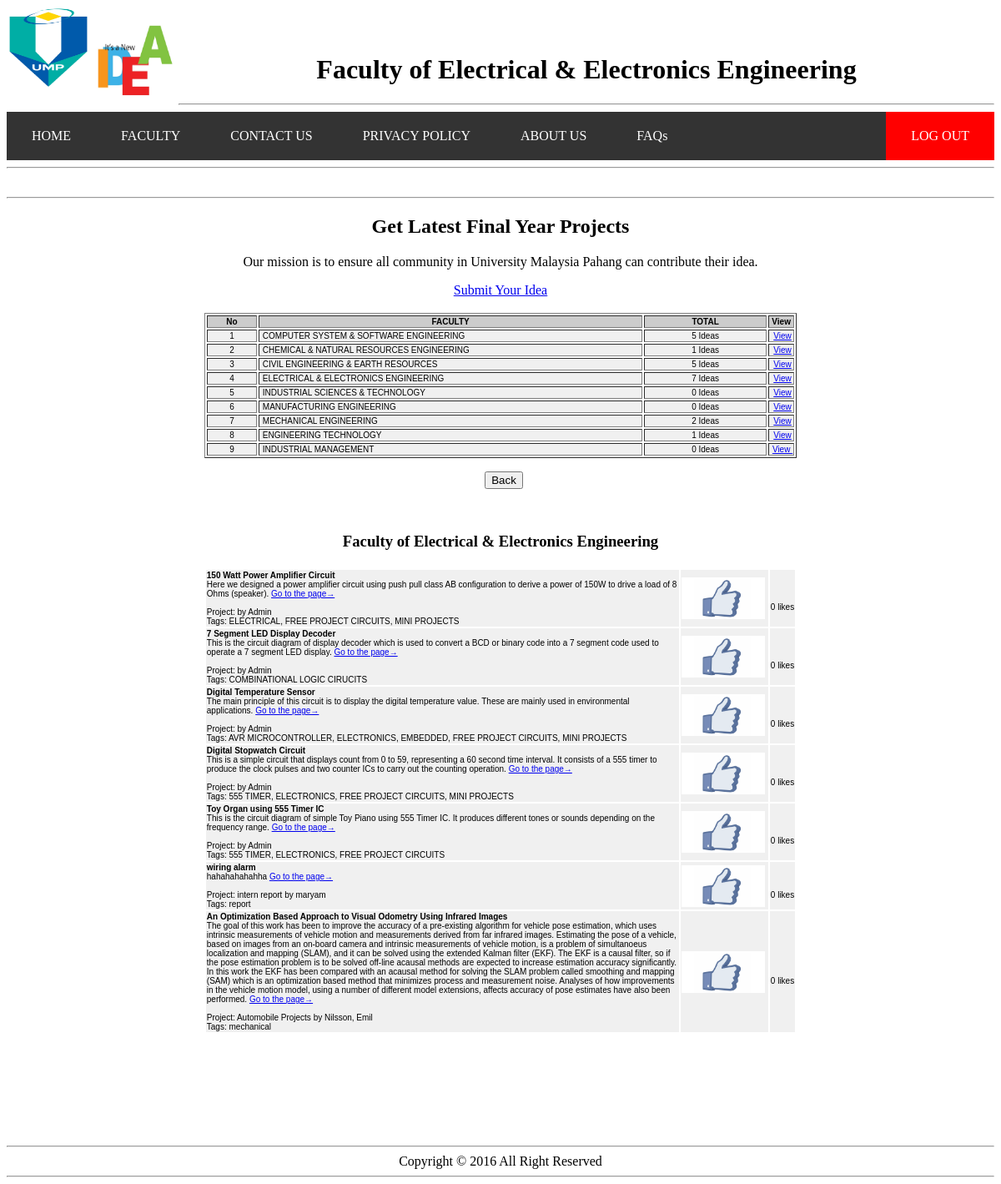
Screenshot of /fkee.php with the database file from the repository.
### tables this page shows
CREATE TABLE IF NOT EXISTS `idea` (
  `id` int(11) NOT NULL AUTO_INCREMENT,
  `faculty` varchar(10) NOT NULL,
  `title` longtext NOT NULL,
  `description` longtext NOT NULL,
  `link` varchar(100) NOT NULL,
  `project` varchar(100) NOT NULL,
  `uploader` varchar(100) NOT NULL,
  `tags` varchar(100) NOT NULL,
  `timestamp` timestamp NOT NULL DEFAULT '0000-00-00 00:00:00' ON UPDATE CURRENT_TIMESTAMP,
  `view` int(11) NOT NULL,
  `userfile` varbinary(1000) NOT NULL,
  PRIMARY KEY (`id`,`faculty`)
);

### fkee.php (the view, shortened to what this page needs)
<html>
<head>
</head>
<center>
<body>
	<img src="pic/ump.png" width="100px" height="100px" align="left"><br>
	<img src="pic/idea.png" width="100px" height="100px" align="left"><br>
	<marquee><h1>Faculty of Electrical & Electronics Engineering</h1></marquee>
	<hr>
	<ul>
  <li><a href="homepage2.php">HOME</a></li>
  <li><a href="faculty.php">FACULTY</a></li>
  <li><a href="contact2.php">CONTACT US</a></li>
  <li><a href="privacy2.php">PRIVACY POLICY</a></li>
  <li><a href="aboutus2.php">ABOUT US</a></li>
  <li><a href="faq2.php">FAQs</a></li>
  <li style="float:right"><a class="active" href="logout.php">LOG OUT</a></li>
</ul>
	<hr>
	&nbsp; <br>
	<hr>
	<h2>Get Latest Final Year Projects</h2>
	<p>Our mission is to ensure all community in University Malaysia Pahang can contribute their idea.</p>
	<a href="insert_idea.php">Submit Your Idea</a>
	<br>
	&nbsp; <br>
	<table width="60%" border="1" align="center">
         <tr>
            <td width="9%" bgcolor="#CCCCCC" class="style3"><div align="center"><strong>No</strong></div></td>
    <td width="69%" bgcolor="#CCCCCC" class="style3"><div align="center"><strong>FACULTY</strong></div></td>
    <td width="69%" bgcolor="#CCCCCC" class="style3"><div align="center"><strong>TOTAL</strong></div></td>
    <td width="22%" bgcolor="#CCCCCC" class="style3"><div align="center"><strong>View</strong></div></td>
         </tr>
	   		  <tr onMouseOver="this.style.backgroundColor='#66CC33'" onMouseOut="this.style.backgroundColor='#F0F0F0'" bgcolor="#F0F0F0" class="style3">
            <td class="style3"><div align="center">1</div></td>
            <td class="style3">&nbsp;COMPUTER SYSTEM & SOFTWARE ENGINEERING</td>
            <td class="style3"><div align="center">
			<?php
		$result = mysql_query("select count(1) FROM idea WHERE faculty='fskkp'");
		$row = mysql_fetch_array($result);
		$total = $row[0];
		echo  $total . " Ideas ";
			?>
			</div></td>
            <td class="style3"><div align="center">&nbsp;<a href="fskkp.php">View</a></div></td>
         </tr>
       			  <tr onMouseOver="this.style.backgroundColor='#66CC33'" onMouseOut="this.style.backgroundColor='#F0F0F0'" bgcolor="#F0F0F0" class="style3">
            <td class="style3"><div align="center">2</div></td>
            <td class="style3">&nbsp;CHEMICAL & NATURAL RESOURCES ENGINEERING</td>
            <td class="style3"><div align="center">
			<?php
		$result = mysql_query("select count(1) FROM idea WHERE faculty='fkksa'");
		$row = mysql_fetch_array($result);
		$total = $row[0];
		echo  $total . " Ideas ";
			?>
			</div></td>
            <td class="style3"><div align="center">&nbsp;<a href="fkksa.php">View</a></div></td>
         </tr>
       			  <tr onMouseOver="this.style.backgroundColor='#66CC33'" onMouseOut="this.style.backgroundColor='#F0F0F0'" bgcolor="#F0F0F0" class="style3">
            <td class="style3"><div align="center">3</div></td>
            <td class="style3">&nbsp;CIVIL ENGINEERING & EARTH RESOURCES</td>
            <td class="style3"><div align="center">
			<?php
		$result = mysql_query("select count(1) FROM idea WHERE faculty='fkasa'");
		$row = mysql_fetch_array($result);
		$total = $row[0];
		echo  $total . " Ideas ";
			?>
			</div></td>
            <td class="style3"><div align="center">&nbsp;<a href="fkasa.php">View</a></div></td>
         </tr>
		 <tr onMouseOver="this.style.backgroundColor='#66CC33'" onMouseOut="this.style.backgroundColor='#F0F0F0'" bgcolor="#F0F0F0" class="style3">
            <td class="style3"><div align="center">4</div></td>
            <td class="style3">&nbsp;ELECTRICAL & ELECTRONICS ENGINEERING</td>
            <td class="style3"><div align="center">
			<?php
		$result = mysql_query("select count(1) FROM idea WHERE faculty='fkee'");
		$row = mysql_fetch_array($result);
		$total = $row[0];
		echo  $total . " Ideas ";
			?>
			</div></td>
            <td class="style3"><div align="center">&nbsp;<a href="fkee.php">View</a></div></td>
         </tr>
		  <tr onMouseOver="this.style.backgroundColor='#66CC33'" onMouseOut="this.style.backgroundColor='#F0F0F0'" bgcolor="#F0F0F0" class="style3">
            <td class="style3"><div align="center">5</div></td>
            <td class="style3">&nbsp;INDUSTRIAL SCIENCES & TECHNOLOGY</td>
            <td class="style3"><div align="center">
			<?php
		$result = mysql_query("select count(1) FROM idea WHERE faculty='fist'");
		$row = mysql_fetch_array($result);
		$total = $row[0];
		echo  $total . " Ideas ";
			?>
			</div></td>
            <td class="style3"><div align="center">&nbsp;<a href="fist.php">View</a></div></td>
         </tr>
		  <tr onMouseOver="this.style.backgroundColor='#66CC33'" onMouseOut="this.style.backgroundColor='#F0F0F0'" bgcolor="#F0F0F0" class="style3">
            <td class="style3"><div align="center">6</div></td>
            <td class="style3">&nbsp;MANUFACTURING ENGINEERING</td>
            <td class="style3"><div align="center">
			<?php
		$result = mysql_query("select count(1) FROM idea WHERE faculty='fkp'");
		$row = mysql_fetch_array($result);
		$total = $row[0];
		echo  $total . " Ideas ";
			?>
			</div></td>
            <td class="style3"><div align="center">&nbsp;<a href="fkp.php">View</a></div></td>
         </tr>
		  <tr onMouseOver="this.style.backgroundColor='#66CC33'" onMouseOut="this.style.backgroundColor='#F0F0F0'" bgcolor="#F0F0F0" class="style3">
            <td class="style3"><div align="center">7</div></td>
            <td class="style3">&nbsp;MECHANICAL ENGINEERING</td>
            <td class="style3"><div align="center">
			<?php
		$result = mysql_query("select count(1) FROM idea WHERE faculty='fkm'");
		$row = mysql_fetch_array($result);
		$total = $row[0];
		echo  $total . " Ideas ";
			?>
			</div></td>
            <td class="style3"><div align="center">&nbsp;<a href="fkm.php">View</a></div></td>
         </tr>
		 <tr onMouseOver="this.style.backgroundColor='#66CC33'" onMouseOut="this.style.backgroundColor='#F0F0F0'" bgcolor="#F0F0F0" class="style3">
            <td class="style3"><div align="center">8</div></td>
            <td class="style3">&nbsp;ENGINEERING TECHNOLOGY</td>
            <td class="style3"><div align="center">
			<?php
		$result = mysql_query("select count(1) FROM idea WHERE faculty='ftek'");
		$row = mysql_fetch_array($result);
		$total = $row[0];
		echo  $total . " Ideas ";
			?>
			</div></td>
            <td class="style3"><div align="center">&nbsp;<a href="ftek.php">View</a></div></td>
         </tr>
		 <tr onMouseOver="this.style.backgroundColor='#66CC33'" onMouseOut="this.style.backgroundColor='#F0F0F0'" bgcolor="#F0F0F0" class="style3">
            <td class="style3"><div align="center">9</div></td>
            <td class="style3">&nbsp;INDUSTRIAL MANAGEMENT</td>
            <td class="style3"><div align="center">
			<?php
		$result = mysql_query("select count(1) FROM idea WHERE faculty='fim'");
		$row = mysql_fetch_array($result);
		$total = $row[0];
		echo  $total . " Ideas ";
			?>
			</div></td>
            <td class="style3"><div align="center">&nbsp;<a href="fim.php">View&nbsp;</a></div></td>
         </tr>
</table>
<p align="center">&nbsp;
          <input type=button value="Back" onClick="history.go(-1)">
        </p>
       <p>&nbsp;       </p>
	   <h3>Faculty of Electrical & Electronics Engineering</h3>
	   <table width="60%" border="0" align="center">
         <tr>
		 <?php
		include("database.php");
		$query = "SELECT * FROM idea WHERE faculty='fkee'";
		$result = mysql_query($query, $conn);
			while($row = mysql_fetch_array($result)) {
			$title = $row["title"];
			$description = $row["description"];
			$link = $row["link"];
			$project = $row["project"];
			$uploader = $row["uploader"];
			$tags = $row["tags"];
			?>
	   		  <tr  onMouseOut="this.style.backgroundColor='#F0F0F0'" bgcolor="#F0F0F0" class="style3">
            <td class="style3"><strong><?php echo $title ?></strong>
			<br>
			<?php echo $description ?>
			<a href=<?php echo $link ?> target="_blank">Go to the page&rarr; </a>
			<br><br>
			Project: <?php echo $project ?>	by <?php echo $uploader ?> <br>
			Tags: <?php echo $tags ?></td>
            <td class="style3"><div align="center">
	<img src="pic/liker.gif" width="100px" height="50px" align="left" onClick="onClick()"></div></td>
			<td class="style3"><div align="center">&nbsp; <br><p><a id="clicks" >0</a>&nbsp;likes</p></div></td>
         </tr>
		 <?php
		}
		?>
</table>
	&nbsp; <br>
	&nbsp; <br>
	&nbsp; <br>
	&nbsp; <br>
	&nbsp; <br>
	&nbsp; <br>
	&nbsp; <br>
	<hr>
	Copyright &copy 2016 All Right Reserved
	<hr>
</body>
</html>

### fkee.php (style rules this page uses)
ul { list-style-type: none; margin: 0; padding: 0; overflow: hidden; background-color: #333; }
li { float: left; }
li a { display: block; color: white; text-align: center; padding: 20px 30px; text-decoration: none; }
.active { background-color: #FF0000; }
.style3 { font-size: 10px ;font-family:verdana, helvetica, sans-serif }

### rows the page displays
idea: title "150 Watt Power Amplifier Circuit", description "Here we designed a power amplifier circuit using push pull class AB configuration to derive a power of 150W to drive a load of 8 Ohms (speaker).", uploader "Admin", tags "ELECTRICAL, FREE PROJECT CIRCUITS, MINI PROJECTS"
idea: title "7 Segment LED Display Decoder", description "This is the circuit diagram of display decoder which is used to convert a BCD or binary code into a 7 segment code used to operate a 7 segment LED display.", uploader "Admin", tags "COMBINATIONAL LOGIC CIRUCITS"
idea: title "Digital Temperature Sensor", description "The main principle of this circuit is to display the digital temperature value. These are mainly used in environmental applications.", uploader "Admin", tags "AVR MICROCONTROLLER, ELECTRONICS, EMBEDDED, FREE PROJECT CIRCUITS, MINI PROJECTS"
idea: title "Digital Stopwatch Circuit", description "This is a simple circuit that displays count from 0 to 59, representing a 60 second time interval. It consists of a 555 timer to produce the clock pulses and two counter ICs to carry out the counting operation.", uploader "Admin", tags "555 TIMER, ELECTRONICS, FREE PROJECT CIRCUITS, MINI PROJECTS"
idea: title "Toy Organ using 555 Timer IC", description "This is the circuit diagram of simple Toy Piano using 555 Timer IC. It produces different tones or sounds depending on the frequency range.", uploader "Admin", tags "555 TIMER, ELECTRONICS, FREE PROJECT CIRCUITS"
idea: title "wiring alarm", description "hahahahahahha", project "intern report", uploader "maryam", tags "report"
idea: title "An Optimization Based Approach to Visual Odometry Using Infrared Images", description "The goal of this work has been to improve the accuracy of a pre-existing algorithm for vehicle pose estimation, which uses intrinsic measurements of vehicle motion and measurements derived from far infrared images. Estimating the pose of a vehicle, based on images from an on-board camera and intrinsic measurements of vehicle motion, is a problem of simultanoeus localization and mapping (SLAM), and it can be solved using the extended Kalman filter (EKF). The EKF is a causal filter, so if the pose estimation problem is to be solved off-line acausal methods are expected to increase estimation accuracy significantly. In this work the EKF has been compared with an acausal method for solving the…", project "Automobile Projects", uploader "Nilsson, Emil", tags "mechanical"

### other values shown
$total "5"
$total "1"
$total "7"
$total "0"
$total "2"
